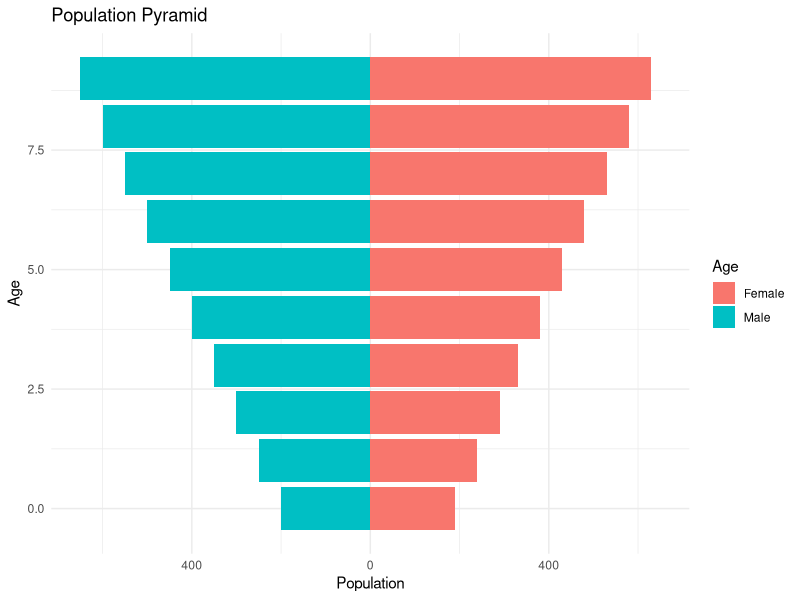

R code for this plot:
## ---- chunk 1
# Load the required libraries
library(ggplot2)
## ---- chunk 2
# Creating a sample dataset
data <- data.frame(
  Age = c(0:9, 0:9),
  Gender = c(rep("Male", 10), rep("Female", 10)),
  Population = c(200, 250, 300, 350, 400, 450, 500, 550, 600, 650,
                  190, 240, 290, 330, 380, 430, 480, 530, 580, 630)
)
## ---- chunk 3
# Create a basic bar chart for one gender
basic_plot <-  ggplot(
	data, 
	aes(
		x = Age, 
		fill = Gender, 
		y = ifelse(
			test = Gender == "Male", 
			yes = -Population, 
			no = Population
			)
		)
	) + 
geom_bar(stat = "identity") 
## ---- chunk 4
# Create population pyramids for both genders and combine them
population_pyramid <- basic_plot +
  scale_y_continuous(
    labels = abs, 
    limits = max(data$Population) * c(-1,1)
  ) + 
  coord_flip() + 
  theme_minimal() +
  labs(
    x = "Age", 
    y = "Population", 
    fill = "Age", 
    title = "Population Pyramid"
  )
## ---- chunk 5
population_pyramid
